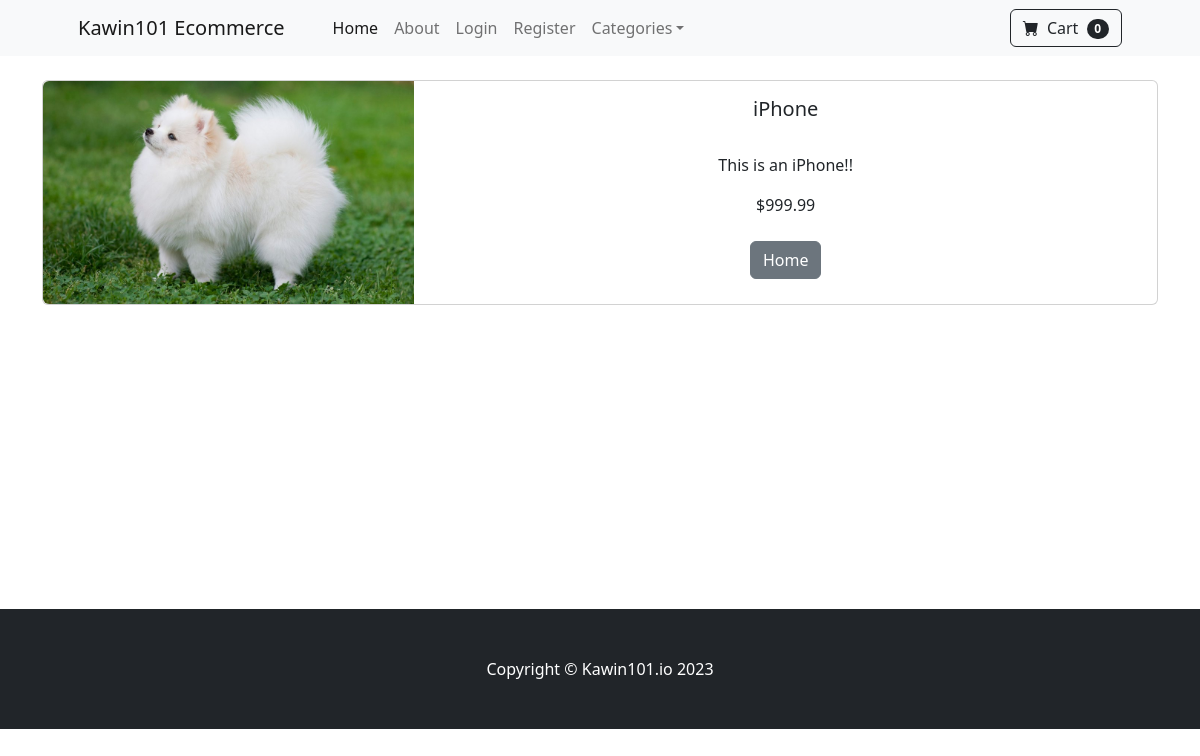
Page /product/1 on the committed database.
### store/models.py (models this page shows, shortened)
class Product(models.Model):
    name = models.CharField(max_length=100)
    '''
    ค่าเริ่มต้น = 0
    ทศนิยม 2 ตำแหน่ง = 0.99
    ค่าตัวเลขสูงสุด = 9999.99
    ถ้าต้องการ ค่าตัวเลข = 19999.99 ต้องเป็น max_digits=7
    '''
    price = models.DecimalField(default=0, decimal_places=2, max_digits=6)
    category = models.ForeignKey(Category, on_delete=models.CASCADE, default=1)
    description = models.CharField(max_length=250, default='', blank=True, null=True)
    image = models.ImageField(upload_to='uploads/product/')
    is_sale = models.BooleanField(default=False)
    sale_price = models.DecimalField(default=0, decimal_places=2, max_digits=6)

### store/views.py (the view)
# urls.py: path('product/<int:pk>', views.product, name='product'),
def product(request, pk):
    product = Product.objects.get(id=pk)
    return render(request, 'product.html', {'product':product})

### store/templates/product.html
{% extends 'base.html' %}
{% block content %}
<div class="container">
    <br/>
    <div class="card mb-3">
      <div class="row g-0">
        <div class="col-md-4">
          <img src="{{ product.image.url }}" class="img-fluid rounded-start" alt="...">
        </div>
        <div class="col-md-8">
          <div class="card-body">
            <center>
                <h5 class="card-title">{{ product.name }}</h5>
                <br/>
                <p class="card-text justified">{{ product.description }}</p>
                {% if product.is_sale %}
                <div class="d-flex justify-content-center small text-warning mb-2">
                    <div class="bi-star-fill"></div>
                        &nbsp;&nbsp;Sale!&nbsp;&nbsp;
                    <div class="bi-star-fill"></div>
                </div>
                        <strike>
                        ${{ product.price }}
                        </strike>
                        &nbsp;
                        ${{ product.sale_price }}
                {% else %}
                    ${{ product.price }}
                {% endif %}
                <br></br>
                <a href="{% url 'home' %}" class="btn btn-secondary">Home</a>
            </center>
          </div>
        </div>
      </div>
    </div>
</div>
<br></br>
<br></br>
<br></br>
<br></br>
<br></br>
<br></br>
{% endblock %}

### rows in the picture
Product: image (picture), name "iPhone", description "This is an iPhone!!", price "999.99"
